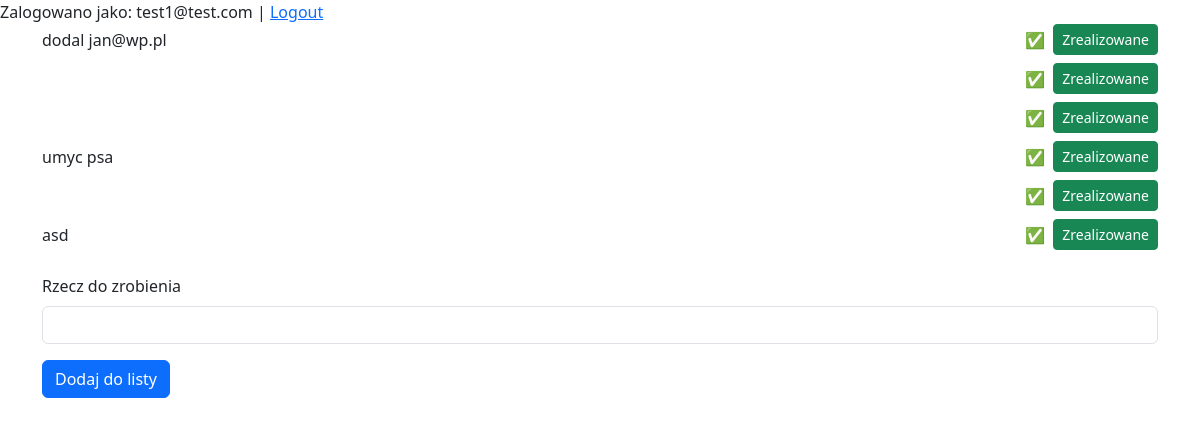
Page / (signed in) on the earlier database version.
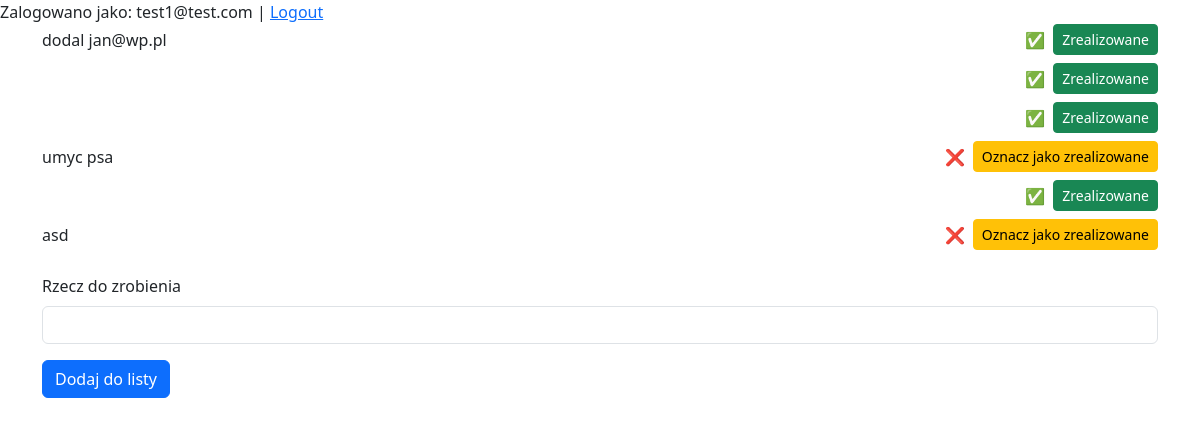
Same page on the later database version.
### main.py (models this page shows, shortened)
class User(db.Model, UserMixin):
    id = db.Column(db.Integer, primary_key=True)
    email = db.Column(db.String(255), unique=True, nullable=False)
    password = db.Column(db.String(255), nullable=False)
    active = db.Column(db.Boolean, default=True)
    confirmed_at = db.Column(db.DateTime)
    fs_uniquifier = db.Column(db.String(255), unique=True, nullable=False)  # Wyamagane od wersji 4.0.0
    roles = db.relationship('Role', secondary=roles_user, backref=db.backref('users'))

class Task(db.Model):
    id = db.Column(db.Integer, primary_key=True)
    title = db.Column(db.String(100), nullable=False)
    completed = db.Column(db.Boolean, default=False)
    user_id = db.Column(db.String(255), db.ForeignKey('user.id'), nullable=False)

### main.py (the view)
@app.route("/")
@login_required
def index():
    tasks = Task.query.all()
    users = Task.query.filter_by(user_id=current_user.id).all()
    return render_template("index.html", todo_list=tasks, users = users)

### templates/index.html
{% extends 'base.html' %}
{% block content %}
<div>
    {% for el in todo_list[::-1] %}
    <div class="d-flex align-items-center mb-2">
        <span class="flex-grow-1">{{ el.title }}</span>
        {% if el.completed %}
        <span class="me-2 text-success">✅</span>
        {% else %}
        <span class="me-2 text-danger">❌</span>
        {% endif %}
        <form method="post" action="{{ url_for('toggle', task_id=el.id) }}" class="d-inline">
            <button type="submit" class="btn btn-sm
                {% if el.completed %}btn-success{% else %}btn-warning{% endif %}">
                {% if el.completed %}Zrealizowane{% else %}Oznacz jako zrealizowane{% endif %}
            </button>
        </form>
    </div>
    {% endfor %}
</div>
<form method="post" action="{{ url_for('add') }}" class="mt-4">
    <div class="mb-3">
        <label class="form-label">Rzecz do zrobienia</label>
        <input type="text" class="form-control" name="item_text">
    </div>
    <button type="submit" class="btn btn-primary mb-3">Dodaj do listy</button>
</form>
{% endblock %}

### templates/base.html (shortened to what this page needs)
<!DOCTYPE html>
<html>
    <head>
        <link href="https://cdn.jsdelivr.net/npm/bootstrap@5.3.3/dist/css/bootstrap.min.css" rel="stylesheet">
    </head>
    <body>
        <div>
         {% if current_user.is_authenticated %}
             Zalogowano jako: {{ current_user.email }} | <a href="{{ url_for('security.logout') }}">Logout</a>
         {% else %}
            <a href="{{ url_for('security.login') }}">Login</a>
         {% endif %}
     </div>
        <div class="container">
            {% block content %}
            {% endblock %}
        </div>
    </body>
</html>

Differences in the rows shown:
changed Task "umyc psa": completed "✅ Zrealizowane" → "❌ Oznacz jako zrealizowane"
changed Task "asd": completed "✅ Zrealizowane" → "❌ Oznacz jako zrealizowane"
